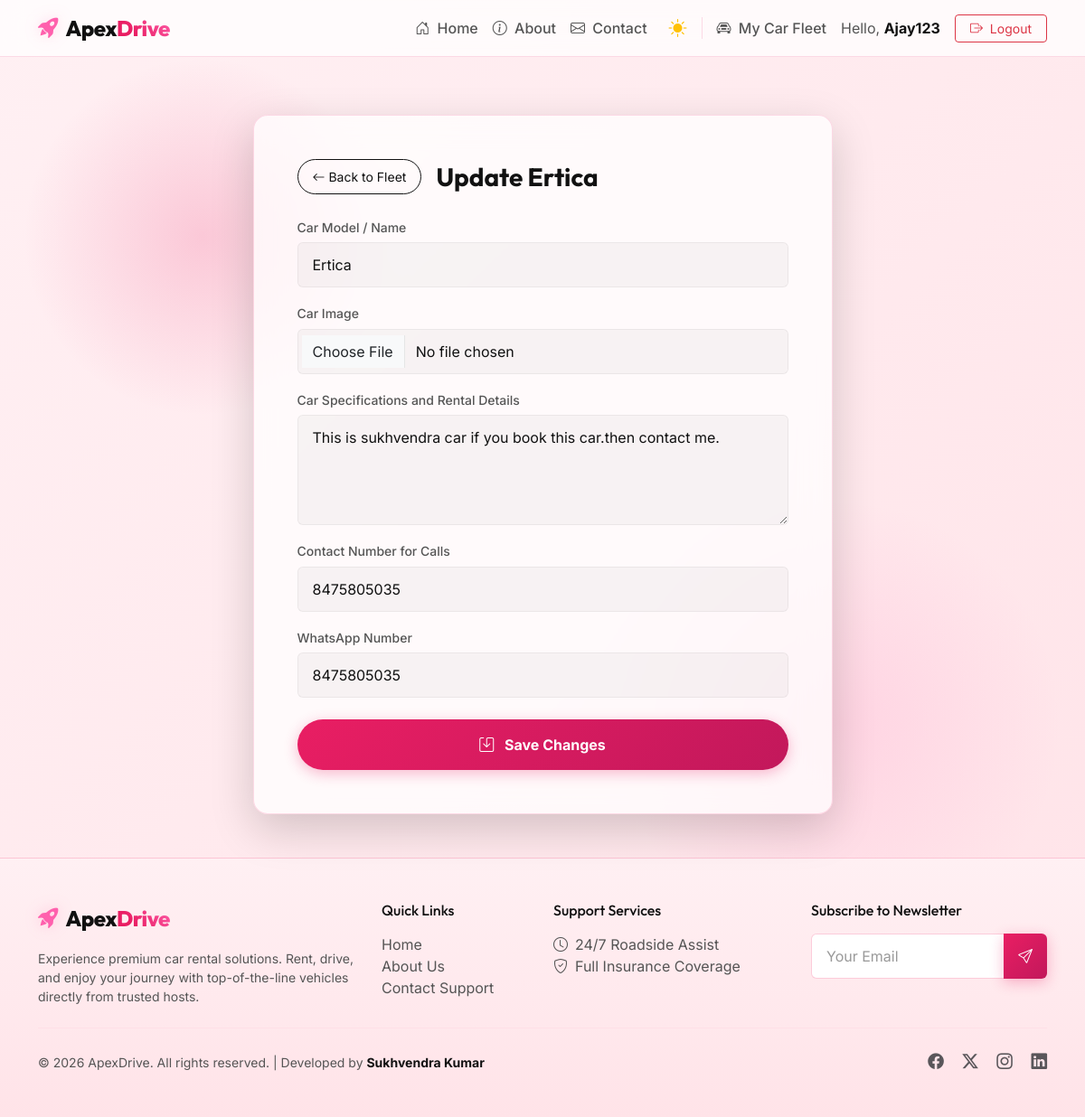
/profile/edit/2/ (signed in), run on the app's committed database.
### rentals/models.py (models this page shows, shortened)
class CarProfile(models.Model):
    user = models.ForeignKey(User, on_delete=models.CASCADE, related_name='car_profiles')
    car_name = models.CharField(max_length=150, verbose_name="Car Model / Name")
    car_image = models.ImageField(upload_to='car_photos/', verbose_name="Car Image")
    car_details = models.TextField(verbose_name="Car Specifications and Rental Details")
    phone_number = models.CharField(max_length=20, verbose_name="Contact Number for Calls")
    whatsapp_number = models.CharField(max_length=20, verbose_name="WhatsApp Number")
    created_at = models.DateTimeField(auto_now_add=True)
    updated_at = models.DateTimeField(auto_now=True)

### rentals/views.py (the view)
# urls.py: path('profile/edit/<int:car_id>/', views.edit_car_view, name='edit_car'),
@login_required
def edit_car_view(request, car_id):
    from django.shortcuts import get_object_or_404
    car = get_object_or_404(CarProfile, id=car_id, user=request.user)
    if request.method == 'POST':
        form = CarProfileForm(request.POST, request.FILES, instance=car)
        if form.is_valid():
            form.save()
            messages.success(request, f"Your car '{car.car_name}' details have been updated successfully!")
            return redirect('profile')
        else:
            messages.error(request, "Failed to update car details. Please verify your entries.")
    else:
        form = CarProfileForm(instance=car)
    return render(request, 'rentals/car_form.html', {'form': form, 'title': f'Update {car.car_name}', 'button_text': 'Save Changes', 'car': car})

### rentals/forms.py
class CarProfileForm(forms.ModelForm):
    class Meta:
        model = CarProfile
        fields = ['car_name', 'car_image', 'car_details', 'phone_number', 'whatsapp_number']
        widgets = {
            'car_name': forms.TextInput(attrs={'class': 'form-control', 'placeholder': 'e.g. Tesla Model 3 / BMW M4'}),
            'car_image': forms.FileInput(attrs={'class': 'form-control', 'accept': 'image/*'}),
            'car_details': forms.Textarea(attrs={'class': 'form-control', 'rows': 4, 'placeholder': 'Enter specifications, transmission, fuel, rent per day, etc.'}),
            'phone_number': forms.TextInput(attrs={'class': 'form-control', 'placeholder': 'e.g. +1234567890'}),
            'whatsapp_number': forms.TextInput(attrs={'class': 'form-control', 'placeholder': 'e.g. +1234567890'}),
        }

### rentals/templates/rentals/car_form.html (shortened to what this page needs)
{% extends 'rentals/base.html' %}
{% load static %}
{% block content %}
<div class="container py-5 text-white">
    <div class="row justify-content-center">
        <div class="col-lg-7">
            <div class="card bg-glass-dark border border-secondary border-opacity-10 shadow-lg text-white rounded-4 p-4 p-md-5">
                <div class="d-flex align-items-center mb-4">
                    <a href="{% url 'profile' %}" class="btn btn-outline-light btn-sm rounded-pill me-3 px-3 py-2">
                        <i class="bi bi-arrow-left"></i> Back to Fleet
                    </a>
                    <h3 class="fw-bold mb-0">{{ title }}</h3>
                </div>
                <form method="POST" enctype="multipart/form-data">
                    {% for field in form %}
                        <div class="mb-3">
                            <label class="form-label text-light-muted small">{{ field.label }}</label>
                            {{ field }}
                        </div>
                    {% endfor %}
                    <div class="d-grid mt-4">
                        <button type="submit" class="btn btn-accent py-3 rounded-pill fw-bold">
                            <i class="bi bi-save me-2"></i> {{ button_text }}
                        </button>
                    </div>
                </form>
            </div>
        </div>
    </div>
</div>
{% endblock %}

### rentals/templates/rentals/base.html (shortened to what this page needs)
{% load static %}
<!DOCTYPE html>
<html lang="en">
<head>
    <link href="https://cdn.jsdelivr.net/npm/bootstrap@5.3.0/dist/css/style.css" rel="stylesheet">
    <link href="https://cdn.jsdelivr.net/npm/bootstrap@5.3.0/dist/css/bootstrap.min.css" rel="stylesheet">
    <link rel="stylesheet" href="https://cdn.jsdelivr.net/npm/bootstrap-icons@1.11.0/font/bootstrap-icons.css">
    <link rel="stylesheet" href="{% static 'rentals/css/style.css' %}">
</head>
<body class="{% block body_class %}{% endblock %}">
    <div class="orb-1"></div>
    <div class="orb-2"></div>
    <nav class="navbar navbar-expand-lg navbar-dark sticky-top glass-nav">
        <div class="container">
            <a class="navbar-brand d-flex align-items-center" href="{% url 'home' %}">
                <i class="bi bi-rocket-takeoff-fill me-2 brand-icon"></i>
                <span class="brand-text">Apex<span class="accent-text">Drive</span></span>
            </a>
            <div class="collapse navbar-collapse" id="navbarNav">
                <ul class="navbar-nav ms-auto align-items-center">
                    <li class="nav-item">
                        <a class="nav-link {% if request.resolver_match.url_name == 'home' %}active{% endif %}" href="{% url 'home' %}">
                            <i class="bi bi-house-door me-1"></i> Home
                        </a>
                    </li>
                    <li class="nav-item">
                        <a class="nav-link {% if request.resolver_match.url_name == 'about' %}active{% endif %}" href="{% url 'about' %}">
                            <i class="bi bi-info-circle me-1"></i> About
                        </a>
                    </li>
                    <li class="nav-item">
                        <a class="nav-link {% if request.resolver_match.url_name == 'contact' %}active{% endif %}" href="{% url 'contact' %}">
                            <i class="bi bi-envelope me-1"></i> Contact
                        </a>
                    </li>
                    <li class="nav-item ms-lg-2">
                        <button id="themeToggleBtn" class="btn btn-link nav-link p-2" aria-label="Toggle light/dark mode" style="border: none; background: transparent; cursor: pointer;">
                            <i id="themeToggleIcon" class="bi bi-sun-fill text-warning fs-5"></i>
                        </button>
                    </li>
                    {% if request.user.is_authenticated %}
                        <li class="nav-item">
                            <a class="nav-link {% if request.resolver_match.url_name == 'profile' %}active{% endif %}" href="{% url 'profile' %}">
                                <i class="bi bi-car-front me-1"></i> My Car Fleet
                            </a>
                        </li>
                        <li class="nav-item ms-lg-2">
                            <div class="user-greeting d-none d-lg-inline-block me-3 text-light-muted">
                                Hello, <strong class="text-white">{{ request.user.username }}</strong>
                            </div>
                        </li>
                        <li class="nav-item">
                            <a class="btn btn-outline-danger btn-sm nav-btn px-3" href="{% url 'logout' %}">
                                <i class="bi bi-box-arrow-right me-1"></i> Logout
                            </a>
                        </li>
                    {% endif %}
                </ul>
            </div>
        </div>
    </nav>
    <main class="flex-grow-1">
        {% block content %}{% endblock %}
    </main>
    <footer class="footer py-5 mt-auto bg-dark-gradient border-top border-secondary border-opacity-10 text-muted">
        <div class="container">
            <div class="row gy-4">
                <div class="col-lg-4 col-md-6">
                    <div class="d-flex align-items-center mb-3">
                        <i class="bi bi-rocket-takeoff-fill me-2 brand-icon"></i>
                        <span class="brand-text text-white">Apex<span class="accent-text">Drive</span></span>
                    </div>
                    <p class="small text-light-muted mb-0">Experience premium car rental solutions. Rent, drive, and enjoy your journey with top-of-the-line vehicles directly from trusted hosts.</p>
                </div>
                <div class="col-lg-2 col-md-6">
                    <h6 class="text-white mb-3">Quick Links</h6>
                    <ul class="list-unstyled mb-0">
                        <li><a href="{% url 'home' %}" class="footer-link text-light-muted text-decoration-none">Home</a></li>
                        <li><a href="{% url 'about' %}" class="footer-link text-light-muted text-decoration-none">About Us</a></li>
                        <li><a href="{% url 'contact' %}" class="footer-link text-light-muted text-decoration-none">Contact Support</a></li>
                    </ul>
                </div>
                <div class="col-lg-3 col-md-6">
                    <h6 class="text-white mb-3">Support Services</h6>
                    <ul class="list-unstyled mb-0">
                        <li><span class="text-light-muted"><i class="bi bi-clock me-2"></i>24/7 Roadside Assist</span></li>
                        <li><span class="text-light-muted"><i class="bi bi-shield-check me-2"></i>Full Insurance Coverage</span></li>
                    </ul>
                </div>
                <div class="col-lg-3 col-md-6">
                    <h6 class="text-white mb-3">Subscribe to Newsletter</h6>
                    <div class="input-group">
                        <input type="email" class="form-control bg-dark border-secondary text-white rounded-start" placeholder="Your Email">
                        <button class="btn btn-accent px-3" type="button"><i class="bi bi-send"></i></button>
                    </div>
                </div>
            </div>
            <hr class="my-4 border-secondary border-opacity-20">
            <div class="row align-items-center">
                <div class="col-md-6 text-center text-md-start small text-light-muted">
                    &copy; 2026 ApexDrive. All rights reserved. | Developed by <strong class="text-white">Sukhvendra Kumar</strong>
                </div>
                <div class="col-md-6 text-center text-md-end mt-2 mt-md-0">
                    <a href="#" class="social-icon text-muted me-3"><i class="bi bi-facebook"></i></a>
                    <a href="#" class="social-icon text-muted me-3"><i class="bi bi-twitter-x"></i></a>
                    <a href="#" class="social-icon text-muted me-3"><i class="bi bi-instagram"></i></a>
                    <a href="#" class="social-icon text-muted"><i class="bi bi-linkedin"></i></a>
                </div>
            </div>
        </div>
    </footer>
</body>
</html>

### rentals/static/rentals/css/style.css (style rules this page uses)
:root { --bg-dark-primary: #fff0f3; --bg-dark-secondary: #ffffff; --bg-gradient-end: #ffe3e8; --bg-glass-dark: rgba(255, 255, 255, 0.75); --bg-glass-light: rgba(255, 42, 133, 0.04); --accent-purple: #e91e63; --accent-purple-glow: rgba(233, 30, 99, 0.3); --accent-cyan: #ff60ad; --accent-cyan-glow: rgba(255, 96, 173, 0.25); --whatsapp-green: #25d366; --whatsapp-green-hover: #20ba5a; --text-white: #111111; --text-muted: #555555; --text-light-muted: #666666; --border-glass: rgba(233, 30, 99, 0.15); --transition-smooth: all 0.3s cubic-bezier(0.4, 0, 0.2, 1); }
body { font-family: 'Inter', sans-serif; background: linear-gradient(135deg, var(--bg-dark-primary) 0%, var(--bg-gradient-end) 100%); color: var(--text-white); min-height: 100vh; display: flex; flex-direction: column; overflow-x: hidden; }
h1, h2, h3, h4, h5, h6, .brand-text { font-family: 'Outfit', sans-serif; }
.glass-nav { background: var(--bg-glass-dark); backdrop-filter: blur(12px); -webkit-backdrop-filter: blur(12px); border-bottom: 1px solid var(--border-glass); }
.bg-glass-dark { background: var(--bg-glass-dark); backdrop-filter: blur(16px); -webkit-backdrop-filter: blur(16px); border: 1px solid var(--border-glass) !important; }
.brand-text { font-weight: 800; font-size: 1.5rem; letter-spacing: -0.5px; }
.brand-icon { font-size: 1.4rem; color: var(--accent-cyan); filter: drop-shadow(0 0 8px var(--accent-cyan-glow)); }
.accent-text { color: var(--accent-purple); background: linear-gradient(45deg, var(--accent-purple) 30%, var(--accent-cyan) 100%); -webkit-background-clip: text; -webkit-text-fill-color: transparent; }
.navbar-nav .nav-link { font-weight: 500; color: var(--text-muted) !important; transition: var(--transition-smooth); padding: 0.5rem 1rem; border-radius: 8px; }
.text-light-muted { color: var(--text-muted); }
.btn-accent { background: linear-gradient(135deg, var(--accent-purple) 0%, #c2185b 100%) !important; color: #ffffff !important; border: none; font-weight: 600; transition: var(--transition-smooth); box-shadow: 0 4px 15px var(--accent-purple-glow); }
.form-control, .form-select { background-color: rgba(0, 0, 0, 0.03); border: 1px solid rgba(0, 0, 0, 0.08); color: var(--text-white); padding: 0.75rem 1rem; transition: var(--transition-smooth); }
.form-control::placeholder { color: rgba(0, 0, 0, 0.4); }
.form-label { font-weight: 500; margin-bottom: 0.4rem; }
.bg-dark-gradient { background: linear-gradient(180deg, var(--bg-dark-primary) 0%, var(--bg-gradient-end) 100%) !important; }
.footer-link { transition: var(--transition-smooth); }
.social-icon { font-size: 1.1rem; transition: var(--transition-smooth); }
.orb-1 { position: absolute; top: 5%; left: 2%; width: 400px; height: 400px; background: radial-gradient(circle, rgba(157, 78, 221, 0.08) 0%, transparent 70%); pointer-events: none; z-index: -1; }
.orb-2 { position: absolute; bottom: 15%; right: 2%; width: 500px; height: 500px; background: radial-gradient(circle, rgba(0, 245, 212, 0.06) 0%, transparent 70%); pointer-events: none; z-index: -1; }
.text-white { color: var(--text-white) !important; }
.text-light-muted { color: var(--text-muted) !important; }
.bg-dark { background-color: var(--bg-dark-secondary) !important; color: var(--text-white) !important; }
.border-secondary { border-color: var(--border-glass) !important; }
.btn-outline-light { border-color: var(--text-white) !important; color: var(--text-white) !important; }
.navbar-dark .navbar-nav .nav-link { color: var(--text-muted) !important; }
.navbar-dark .navbar-brand { color: var(--text-white) !important; }
.bg-glass-dark { background: var(--bg-glass-dark) !important; }
.footer { background: linear-gradient(180deg, var(--bg-dark-primary) 0%, var(--bg-gradient-end) 100%) !important; color: var(--text-muted) !important; }
.footer .brand-text { color: var(--text-white) !important; }
body:not(.home-page) .orb-1 { background: radial-gradient(circle, rgba(233, 30, 99, 0.18) 0%, transparent 70%) !important; }
body:not(.home-page) .orb-2 { background: radial-gradient(circle, rgba(255, 96, 173, 0.14) 0%, transparent 70%) !important; }

### data on the page
CarProfile: form "Ertica" "This is sukhvendra car if you book this car.then contact me." "8475805035" "8475805035"

### other printed values
{{ request.user.username }} "Ajay123"
{{ title }} "Update Ertica"
{{ field.label }} "Car Model / Name" "Car Image" "Car Specifications and Rental Details" "Contact Number for Calls" "WhatsApp Number"
{{ button_text }} "Save Changes"
